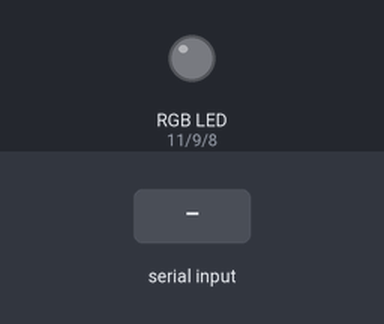
The sketch below on a simulated Arduino Uno, built with avr-gcc and run on an emulated ATmega328P. Shown: an RGB LED mixed from three pins (HIGH = lit). The inputs (shaded band) are chosen by the test bench.

Above: at 1.2 s.
1.3 s: byte 30 received over Serial
At 2.2 s:
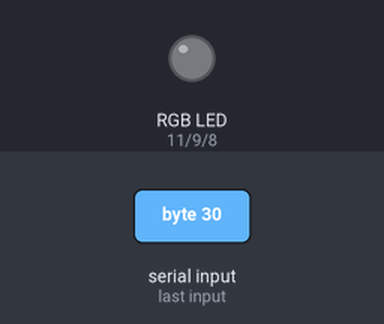
2.8 s: byte 90 received over Serial
At 3.3 s:
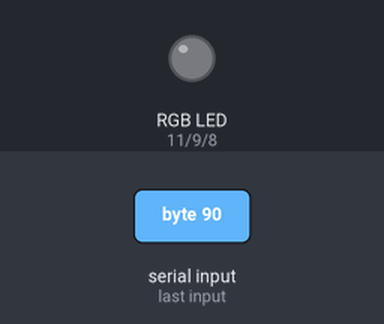
Timing chart, 0 to 5.8 s (numbered marks = the images above; inputs shaded):
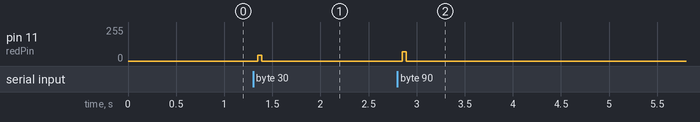

Measured:
- after the input at 1.3 s, pin 11 (redPin): 0/255 → 45/255 after 0.05 s, → 0/255 0.04 s later
- after the input at 2.8 s, pin 11 (redPin): 0/255 → 71/255 after 0.05 s, → 0/255 0.04 s later

The sketch:

light_sender.ino
```cpp
/*
Author : Mohamad Nur Fitri bin Abd Halim
Title : Arduino Transimitter LIFI code
*/

int incomingByte = 0; // serial data that is receive from serial monitor
const int selangmasa=1;
const int redPin=11;
const int greenPin=9;
const int bluePin=8;

void setup()
{
  Serial.begin(9600);
  pinMode(redPin,OUTPUT);
  pinMode(greenPin,OUTPUT);
  pinMode(bluePin,OUTPUT);
}

void loop()
{
  if (Serial.available() > 0)
  {
    incomingByte = Serial.read();
    int a[10], i ;
    for(i=0; incomingByte>0; i++)
    {
      a[i]=incomingByte%2;
      incomingByte= incomingByte/2;
    }

    for(i=i-1 ;i>=0 ;i--)
    {
      digitalWrite(redPin,HIGH);
   		delay(selangmasa);
   		digitalWrite(redPin,a[i]);
    	delay(2*selangmasa);
    	digitalWrite(redPin,LOW);
   		delay(2*selangmasa);
    }
  }
}
```
